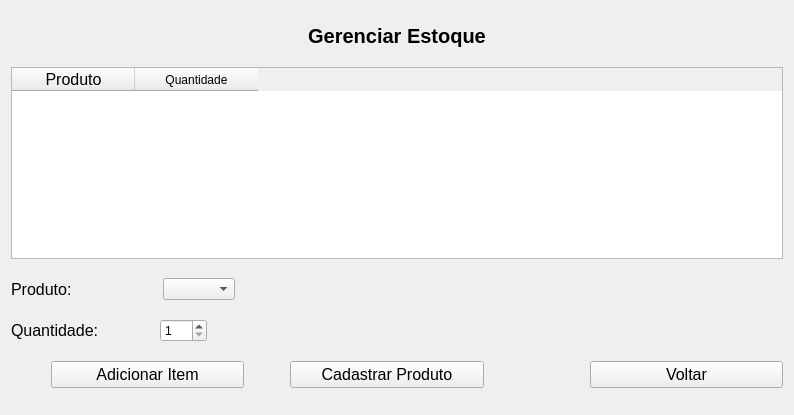
<?xml version="1.0" encoding="UTF-8"?>
<ui version="4.0">
 <class>EstoqueWindow</class>
 <widget class="QWidget" name="EstoqueWindow">
  <property name="geometry">
   <rect>
    <x>0</x>
    <y>0</y>
    <width>794</width>
    <height>415</height>
   </rect>
  </property>
  <property name="windowTitle">
   <string>Form</string>
  </property>
  <layout class="QGridLayout" name="gridLayout">
   <item row="0" column="0">
    <layout class="QHBoxLayout" name="horizontalLayout_5">
     <item>
      <spacer name="horizontalSpacer_11">
       <property name="orientation">
        <enum>Qt::Orientation::Horizontal</enum>
       </property>
       <property name="sizeHint" stdset="0">
        <size>
         <width>40</width>
         <height>20</height>
        </size>
       </property>
      </spacer>
     </item>
     <item>
      <widget class="QLabel" name="label">
       <property name="sizePolicy">
        <sizepolicy hsizetype="Fixed" vsizetype="Fixed">
         <horstretch>0</horstretch>
         <verstretch>0</verstretch>
        </sizepolicy>
       </property>
       <property name="font">
        <font>
         <pointsize>15</pointsize>
         <bold>true</bold>
        </font>
       </property>
       <property name="layoutDirection">
        <enum>Qt::LayoutDirection::LeftToRight</enum>
       </property>
       <property name="text">
        <string>Gerenciar Estoque</string>
       </property>
       <property name="alignment">
        <set>Qt::AlignmentFlag::AlignCenter</set>
       </property>
      </widget>
     </item>
     <item>
      <spacer name="horizontalSpacer_10">
       <property name="orientation">
        <enum>Qt::Orientation::Horizontal</enum>
       </property>
       <property name="sizeHint" stdset="0">
        <size>
         <width>40</width>
         <height>20</height>
        </size>
       </property>
      </spacer>
     </item>
    </layout>
   </item>
   <item row="1" column="0">
    <widget class="QTableWidget" name="tableEstoque">
     <property name="sizePolicy">
      <sizepolicy hsizetype="Expanding" vsizetype="Fixed">
       <horstretch>0</horstretch>
       <verstretch>0</verstretch>
      </sizepolicy>
     </property>
     <property name="autoScrollMargin">
      <number>16</number>
     </property>
     <property name="selectionMode">
      <enum>QAbstractItemView::SelectionMode::ExtendedSelection</enum>
     </property>
     <property name="selectionBehavior">
      <enum>QAbstractItemView::SelectionBehavior::SelectItems</enum>
     </property>
     <property name="textElideMode">
      <enum>Qt::TextElideMode::ElideLeft</enum>
     </property>
     <property name="updateThreshold">
      <number>200</number>
     </property>
     <attribute name="horizontalHeaderCascadingSectionResizes">
      <bool>false</bool>
     </attribute>
     <attribute name="horizontalHeaderMinimumSectionSize">
      <number>75</number>
     </attribute>
     <attribute name="horizontalHeaderDefaultSectionSize">
      <number>123</number>
     </attribute>
     <attribute name="verticalHeaderMinimumSectionSize">
      <number>35</number>
     </attribute>
     <attribute name="verticalHeaderDefaultSectionSize">
      <number>45</number>
     </attribute>
     <column>
      <property name="text">
       <string>Produto</string>
      </property>
      <property name="font">
       <font>
        <pointsize>12</pointsize>
       </font>
      </property>
     </column>
     <column>
      <property name="text">
       <string>Quantidade</string>
      </property>
      <property name="font">
       <font>
        <pointsize>9</pointsize>
       </font>
      </property>
     </column>
    </widget>
   </item>
   <item row="2" column="0">
    <layout class="QHBoxLayout" name="horizontalLayout">
     <item>
      <widget class="QLabel" name="lblProduto">
       <property name="font">
        <font>
         <pointsize>12</pointsize>
        </font>
       </property>
       <property name="text">
        <string>Produto:</string>
       </property>
      </widget>
     </item>
     <item>
      <spacer name="horizontalSpacer_5">
       <property name="orientation">
        <enum>Qt::Orientation::Horizontal</enum>
       </property>
       <property name="sizeType">
        <enum>QSizePolicy::Policy::Fixed</enum>
       </property>
       <property name="sizeHint" stdset="0">
        <size>
         <width>85</width>
         <height>20</height>
        </size>
       </property>
      </spacer>
     </item>
     <item>
      <widget class="QComboBox" name="cbProduto">
       <property name="maximumSize">
        <size>
         <width>100</width>
         <height>16777215</height>
        </size>
       </property>
      </widget>
     </item>
     <item>
      <spacer name="horizontalSpacer">
       <property name="orientation">
        <enum>Qt::Orientation::Horizontal</enum>
       </property>
       <property name="sizeHint" stdset="0">
        <size>
         <width>540</width>
         <height>20</height>
        </size>
       </property>
      </spacer>
     </item>
    </layout>
   </item>
   <item row="3" column="0">
    <layout class="QHBoxLayout" name="horizontalLayout_2">
     <item>
      <widget class="QLabel" name="label_2">
       <property name="sizePolicy">
        <sizepolicy hsizetype="Fixed" vsizetype="Fixed">
         <horstretch>0</horstretch>
         <verstretch>0</verstretch>
        </sizepolicy>
       </property>
       <property name="font">
        <font>
         <pointsize>12</pointsize>
        </font>
       </property>
       <property name="text">
        <string>Quantidade:</string>
       </property>
      </widget>
     </item>
     <item>
      <spacer name="horizontalSpacer_6">
       <property name="orientation">
        <enum>Qt::Orientation::Horizontal</enum>
       </property>
       <property name="sizeType">
        <enum>QSizePolicy::Policy::Fixed</enum>
       </property>
       <property name="sizeHint" stdset="0">
        <size>
         <width>55</width>
         <height>20</height>
        </size>
       </property>
      </spacer>
     </item>
     <item>
      <widget class="QSpinBox" name="sbQuantidade">
       <property name="maximumSize">
        <size>
         <width>100</width>
         <height>16777215</height>
        </size>
       </property>
       <property name="minimum">
        <number>1</number>
       </property>
       <property name="maximum">
        <number>999</number>
       </property>
      </widget>
     </item>
     <item>
      <layout class="QHBoxLayout" name="horizontalLayout_3">
       <item>
        <spacer name="horizontalSpacer_2">
         <property name="orientation">
          <enum>Qt::Orientation::Horizontal</enum>
         </property>
         <property name="sizeHint" stdset="0">
          <size>
           <width>40</width>
           <height>20</height>
          </size>
         </property>
        </spacer>
       </item>
       <item>
        <spacer name="horizontalSpacer_3">
         <property name="orientation">
          <enum>Qt::Orientation::Horizontal</enum>
         </property>
         <property name="sizeHint" stdset="0">
          <size>
           <width>40</width>
           <height>20</height>
          </size>
         </property>
        </spacer>
       </item>
      </layout>
     </item>
     <item>
      <spacer name="horizontalSpacer_4">
       <property name="orientation">
        <enum>Qt::Orientation::Horizontal</enum>
       </property>
       <property name="sizeHint" stdset="0">
        <size>
         <width>40</width>
         <height>20</height>
        </size>
       </property>
      </spacer>
     </item>
    </layout>
   </item>
   <item row="4" column="0">
    <layout class="QHBoxLayout" name="horizontalLayout_4">
     <item>
      <spacer name="horizontalSpacer_7">
       <property name="orientation">
        <enum>Qt::Orientation::Horizontal</enum>
       </property>
       <property name="sizeType">
        <enum>QSizePolicy::Policy::Fixed</enum>
       </property>
       <property name="sizeHint" stdset="0">
        <size>
         <width>40</width>
         <height>20</height>
        </size>
       </property>
      </spacer>
     </item>
     <item>
      <widget class="QPushButton" name="btnAdicionar">
       <property name="sizePolicy">
        <sizepolicy hsizetype="Fixed" vsizetype="Fixed">
         <horstretch>0</horstretch>
         <verstretch>0</verstretch>
        </sizepolicy>
       </property>
       <property name="maximumSize">
        <size>
         <width>200</width>
         <height>16777215</height>
        </size>
       </property>
       <property name="font">
        <font>
         <pointsize>12</pointsize>
        </font>
       </property>
       <property name="text">
        <string>Adicionar Item</string>
       </property>
      </widget>
     </item>
     <item>
      <spacer name="horizontalSpacer_8">
       <property name="orientation">
        <enum>Qt::Orientation::Horizontal</enum>
       </property>
       <property name="sizeType">
        <enum>QSizePolicy::Policy::Fixed</enum>
       </property>
       <property name="sizeHint" stdset="0">
        <size>
         <width>40</width>
         <height>20</height>
        </size>
       </property>
      </spacer>
     </item>
     <item>
      <widget class="QPushButton" name="btnCadastrarProduto">
       <property name="sizePolicy">
        <sizepolicy hsizetype="Fixed" vsizetype="Fixed">
         <horstretch>0</horstretch>
         <verstretch>0</verstretch>
        </sizepolicy>
       </property>
       <property name="maximumSize">
        <size>
         <width>200</width>
         <height>16777215</height>
        </size>
       </property>
       <property name="font">
        <font>
         <pointsize>12</pointsize>
        </font>
       </property>
       <property name="text">
        <string>Cadastrar Produto</string>
       </property>
      </widget>
     </item>
     <item>
      <spacer name="horizontalSpacer_9">
       <property name="orientation">
        <enum>Qt::Orientation::Horizontal</enum>
       </property>
       <property name="sizeType">
        <enum>QSizePolicy::Policy::Fixed</enum>
       </property>
       <property name="sizeHint" stdset="0">
        <size>
         <width>100</width>
         <height>20</height>
        </size>
       </property>
      </spacer>
     </item>
     <item>
      <widget class="QPushButton" name="btnVoltar">
       <property name="sizePolicy">
        <sizepolicy hsizetype="Fixed" vsizetype="Fixed">
         <horstretch>0</horstretch>
         <verstretch>0</verstretch>
        </sizepolicy>
       </property>
       <property name="maximumSize">
        <size>
         <width>200</width>
         <height>16777215</height>
        </size>
       </property>
       <property name="font">
        <font>
         <pointsize>12</pointsize>
        </font>
       </property>
       <property name="text">
        <string>Voltar</string>
       </property>
      </widget>
     </item>
    </layout>
   </item>
  </layout>
 </widget>
 <resources/>
 <connections/>
</ui>
